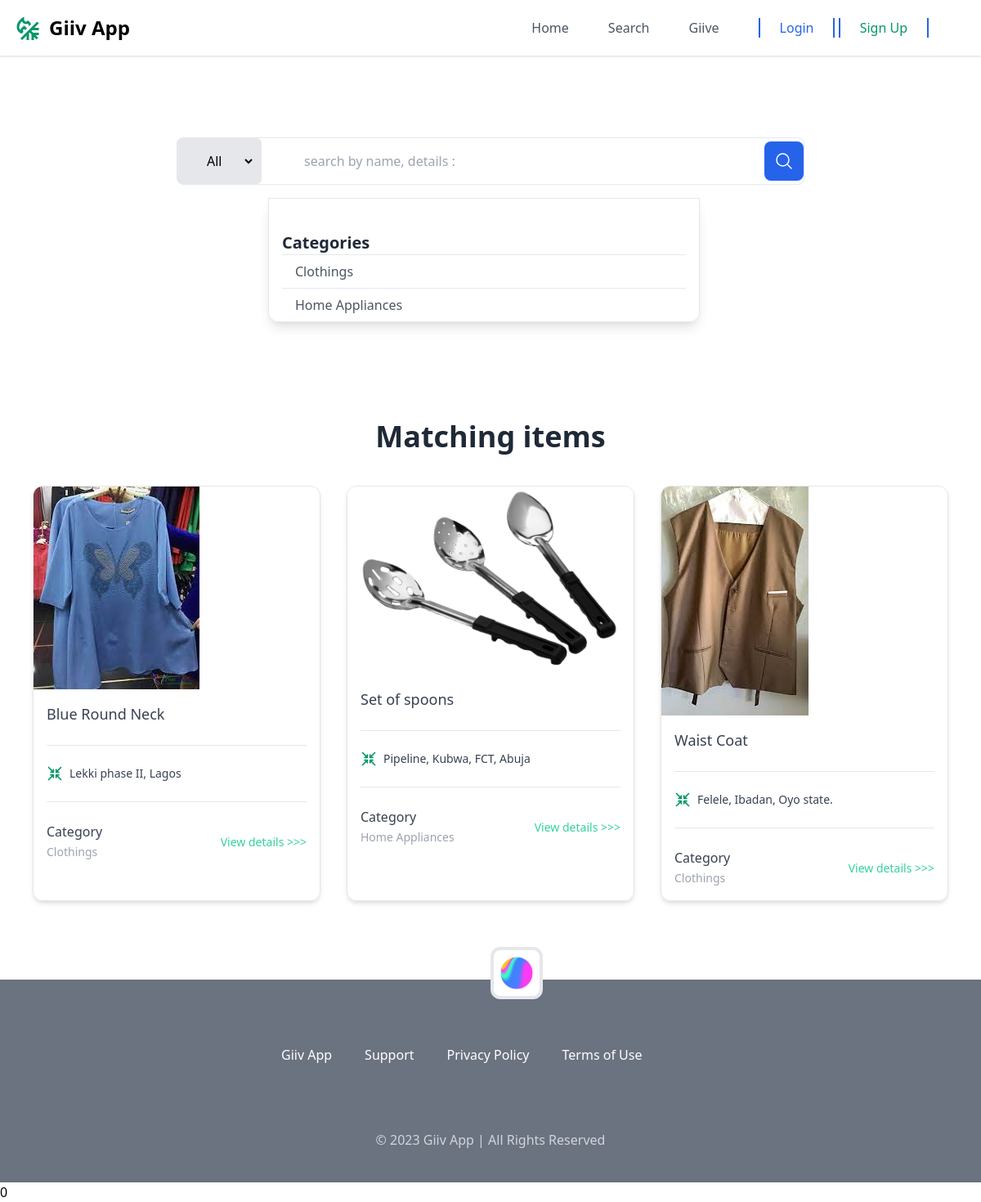
The app's page /search/ with its own data.
### core/models.py (models this page shows, shortened)
class Category(models.Model):
    name = models.CharField(max_length=50)
    class Meta:
        ordering = ('name',)
        verbose_name_plural = 'Categories'
    def __str__(self):
        return self.name

class Item(models.Model):
    category = models.ForeignKey(Category, related_name='items', on_delete=models.CASCADE)
    title = models.CharField(max_length=100)
    description = models.TextField(blank=False, null=False, default='the description of the item')
    details = models.TextField(blank=True, null=True, default='more details about picking up, or the number to call')
    location = models.CharField(max_length=150)
    state = models.CharField(max_length=30)
    created_by = models.ForeignKey(User, related_name='items', on_delete=models.CASCADE)
    is_available = models.BooleanField(default=False)
    image = models.ImageField(upload_to='item_images', blank=False, null=False)
    created_at = models.DateTimeField(auto_now_add=True)
    class Meta:
        ordering = ('title',)
        verbose_name_plural = 'Items'

### core/views.py (the view)
# urls.py: path('search/', views.searchItem, name='search'),
def searchItem(request):
    query = request.GET.get('query', '')
    items = Item.objects.filter(is_available=True)
    categories = Category.objects.all()
    category_id = request.GET.get('c', 0)
    if category_id:
        items = items.filter(category_id=category_id)
    if query:
        items = items.filter(Q(title__icontains=query) | Q(description__icontains=query))
    context = {
        'items': items,
        'query': query,
        'categories': categories,
        'category_id': int(category_id),
    }
    return render(request, 'core/search.html', context )

### templates/core/search.html (shortened to what this page needs)
{% extends 'core/base.html' %}
{% block content %}
        <div class="mx-auto mt-5 w-screen max-w-screen-md py-20 leading-6">
            <form method='get' action="{% url "core:search" %}" class="relative flex w-full flex-col justify-between rounded-lg border p-2 sm:flex-row sm:items-center sm:p-0">
                <div class="flex">
                    <label class="focus-within:ring h-14 rounded-md bg-gray-200 px-2 ring-emerald-200" for="category">
                    <select class="bg-transparent px-6 py-4 outline-none" name="category" id="category">
                        <option value="All">All</option>
                    </select>
                    </label>
                    <input type="text" name="query" value="{{query}}" class="ml-1 h-14 w-full cursor-text rounded-md border py-4 pl-6 outline-none ring-emerald-200 sm:border-0 sm:pr-40 sm:pl-12 focus:ring" placeholder="search by name, details :" />
                </div>
                <button class="shrink-0 flex h-12 w-12 items-center justify-center rounded-lg bg-blue-600 text-white hover:bg-blue-700">
                    <svg xmlns="http://www.w3.org/2000/svg" fill="none" viewBox="0 0 24 24" stroke-width="1.5" stroke="currentColor" class="h-6 w-6">
                      <path stroke-linecap="round" stroke-linejoin="round" d="M21 21l-5.197-5.197m0 0A7.5 7.5 0 105.196 5.196a7.5 7.5 0 0010.607 10.607z"></path>
                    </svg>
                  </button>
                </form>
                <div class="mt-4 divide-y rounded-b-xl border px-4 shadow-lg sm:mr-32 sm:ml-28">
                    <h5 class="mt-10 text-xl font-bold text-gray-800">Categories</h5>
                    {% for c in categories %}
                    <ul class="cursor-pointer px-4 py-2 text-gray-600 hover:bg-emerald-400 hover:text-white">
                        <a href="{% url "core:search" %}"?query={{query}}&category={{c.id}} class="{% if c.id == category_id %} bg-blue-400 m-0 font-medium {% endif %}">{{c.name}}</a>
                    </ul>
                    {% endfor %}
                    </div>
        </div>
        <section class="flex flex-col items-center bg-white">
            <h3 class="mt-10 text-4xl font-bold text-gray-800">Matching items</h3>
            <div class="mt-10 grid max-w-md grid-cols-1 gap-6 px-2 sm:max-w-lg sm:px-20 md:max-w-screen-xl md:grid-cols-2 md:px-10 lg:grid-cols-3 lg:gap-8">
            {% for item in items %}
            <article class="mb-4 overflow-hidden rounded-xl border text-gray-700 shadow-md duration-500 ease-in-out hover:shadow-xl">
                <div class="">
                <img src="{{item.image.url}}" alt="" class="" />
                </div>
                <div class="p-4">
                <div class="pb-6">
                    <a href="#" class="text-lg hover:text-green-600 font-medium duration-500 ease-in-out">{{item.title}}</a>
                </div>
                <ul class="box-border flex list-none items-center border-t border-b border-solid border-gray-200 px-0 py-6">
                    <li class="mr-4 flex items-center text-left">
                    <i class="mr-2 text-2xl text-green-600">
                    </i>
                    <span class="text-sm">{{item.location}}</span>
                    </li>
                </ul>
                <ul class="m-0 flex list-none items-center justify-between px-0 pt-6 pb-0">
                    <li class="text-left">
                        <p class="m-0 text-base font-medium">Category</p>
                    <span class="text-sm text-gray-400">{{item.category}}</span>
                    </li>
                    <li class="text-left">
                    <a href="{% url "core:details" item.id %}" class="text-sm text-green-400">View details >>></a>
                    </li>
                </ul>
                </div>
            </article>
            {% endfor %}
            </div>
        </section>
{% endblock content %}

### records on screen
Category: name "Clothings"
Category: name "Home Appliances"
Item: image (picture), title "Blue Round Neck", location "Lekki phase II, Lagos", category "Clothings"
Item: image (picture), title "Set of spoons", location "Pipeline, Kubwa, FCT, Abuja", category "Home Appliances"
Item: image (picture), title "Waist Coat", location "Felele, Ibadan, Oyo state.", category "Clothings"
